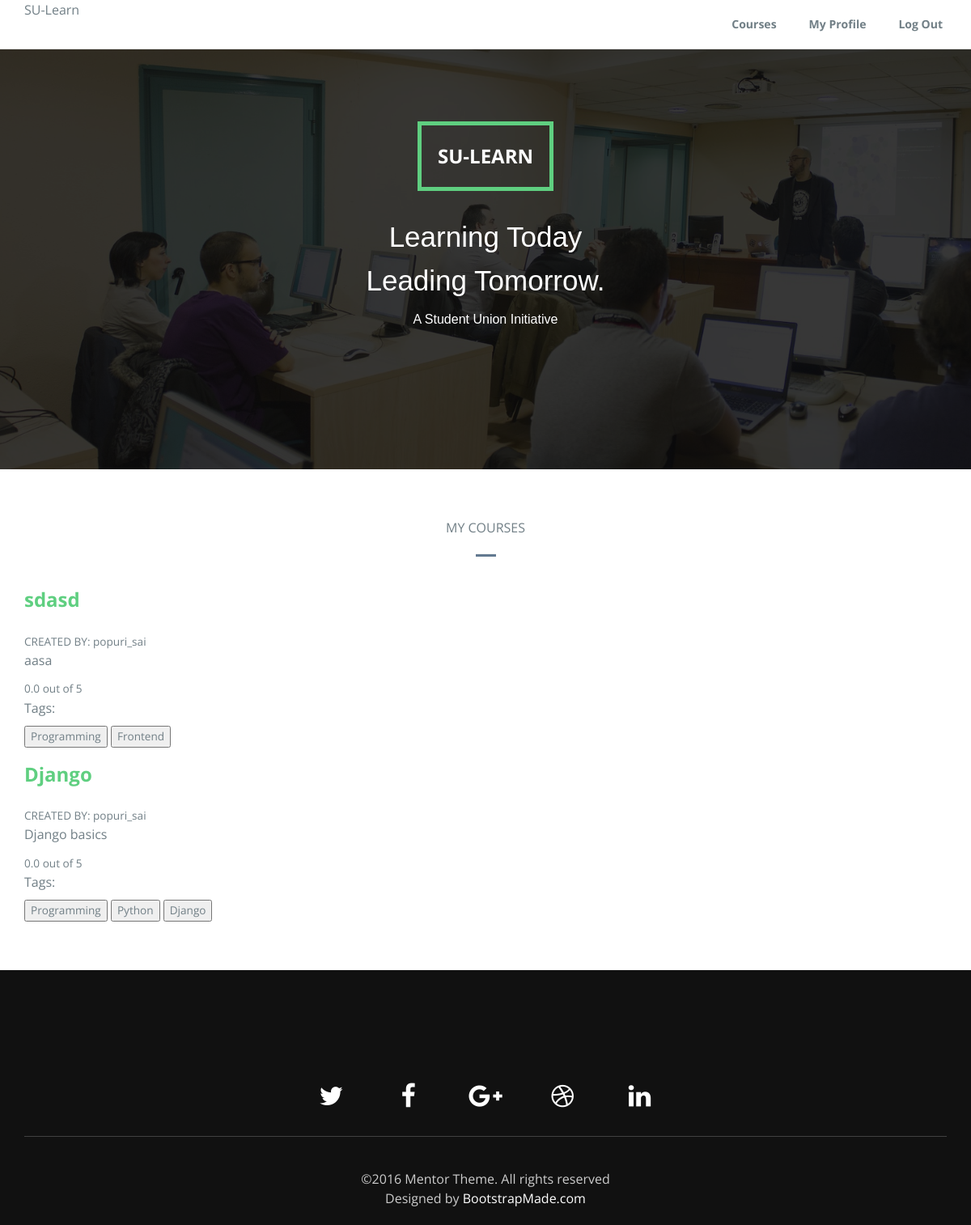
/creators/mycourses (signed in), run on an earlier commit of the app's database.
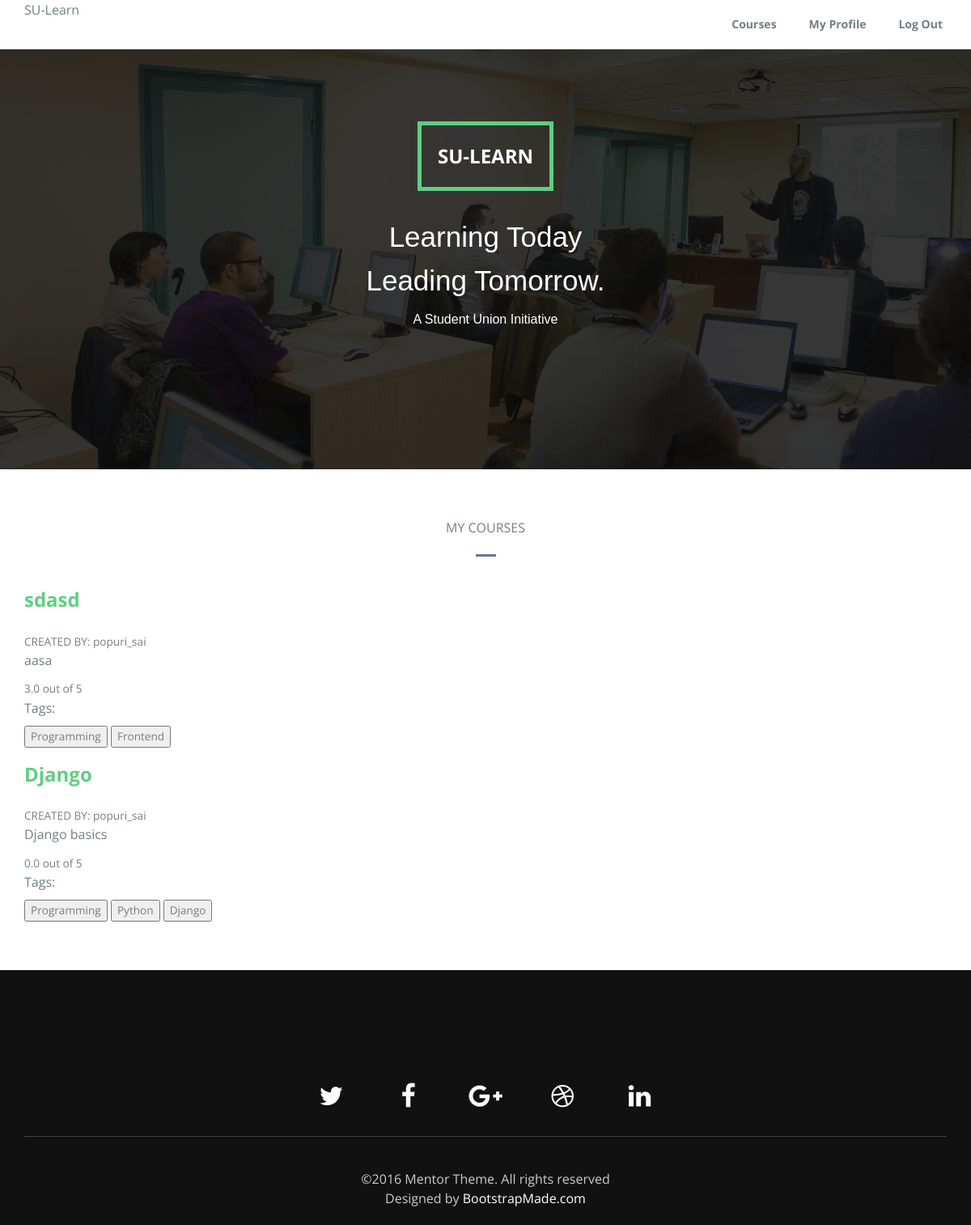
And on a later commit of the database.
### e_learning/models.py (models this page shows, shortened)
class Courses(models.Model):
	name = models.CharField(max_length=180,null=True)
	overview = models.TextField(null=True)
	created_by = models.ForeignKey(User,on_delete=models.CASCADE,null=True,related_name='created_by_set')
	rating = models.FloatField(default=0)
	slug = models.SlugField(unique=True,max_length=100,null=True)
	tags = TaggableManager()
	taken_by = models.ManyToManyField(User)
	completed_by = models.ManyToManyField(User,related_name='completed_by')

### e_learning/views.py (the view)
# urls.py: path('creators/mycourses',views.mycourses,name='mycourses'),
@login_required()
def mycourses(request):
	courses = Courses.objects.filter(created_by=request.user)
	context = {
	'courses':courses,
	}
	return render(request,'e_learning/mycourses.html',context)

### e_learning/templates/e_learning/mycourses.html (shortened to what this page needs)
{% load static %}
<!DOCTYPE html>
<html lang="en">
<head>
  <link rel="stylesheet" type="text/css" href="{% static 'e_learning/css/font-awesome.min.css' %}">
  <link rel="stylesheet" type="text/css" href="{% static 'e_learning/css/bootstrap.min.css' %}">
  <link rel="stylesheet" type="text/css" href="{% static 'e_learning/css/imagehover.min.css' %}">
  <link rel="stylesheet" type="text/css" href="{% static 'e_learning/css/style.css' %}">
</head>
<body>
  <nav class="navbar navbar-default navbar-fixed-top">
    <div class="container">
      <div class="navbar-header">
        SU-<span>Learn</span>
      </div>
      <div class="collapse navbar-collapse" id="myNavbar">
        <ul class="nav navbar-nav navbar-right">
          <li><a href="{% url 'courses' %}">Courses</a></li>
          <li><a href="{% url 'profile' %}">My Profile</a></li>
          <li><a href="http://su-learn.herokuapp.com/accounts/logout/" data-toggle="modal">Log Out</a></li>
        </ul>
      </div>
    </div>
  </nav>
  <div class="banner">
    <div class="bg-color">
      <div class="container">
        <div class="row">
          <div class="banner-text text-center">
            <div class="text-border">
              <h2 class="text-dec">SU-Learn</h2>
            </div>
            <div class="intro-para text-center quote">
              <p class="big-text">Learning Today<br />Leading Tomorrow.</p>
              <p class="small-text">A Student Union Initiative</p>
            </div>
          </div>
        </div>
      </div>
    </div>
  </div>
  <section id="faculity-member" class="section-padding">
    <div class="container">
      <div class="row">
        <div class="header-section text-center">
          MY COURSES
          <hr class="bottom-line">
        </div>
        <div class="col-lg-4 col-md-4 col-sm-4">
          {% for course in courses %}
            <h2><a href="{% url 'course_details' course.slug %}"> {{ course.name }} </a></h2>
            <small> CREATED BY: {{ course.created_by }}</small>
            <p>{{ course.overview }}</p>
            <small>{{ course.rating }} out of 5</small><br />
            <p>Tags:</p>
            {% for tag in course.tags.all %}
              <small><button>{{ tag }}</button></small>
            {% endfor %}
          {% endfor %}
        </div>
      </div>
    </div>
  </section>
  <footer id="footer" class="footer">
    <div class="container text-center">
       <ul class="social-links">
        <li><a href="#link"><i class="fa fa-twitter fa-fw"></i></a></li>
        <li><a href="#link"><i class="fa fa-facebook fa-fw"></i></a></li>
        <li><a href="#link"><i class="fa fa-google-plus fa-fw"></i></a></li>
        <li><a href="#link"><i class="fa fa-dribbble fa-fw"></i></a></li>
        <li><a href="#link"><i class="fa fa-linkedin fa-fw"></i></a></li>
      </ul>
      ©2016 Mentor Theme. All rights reserved
      <div class="credits">
        Designed by <a href="https://bootstrapmade.com/">BootstrapMade.com</a>
      </div>
    </div>
  </footer>
</body>
</html>

What changed in the data, as far as the page shows it:
changed Courses "sdasd": rating "0.0" → "3.0"
